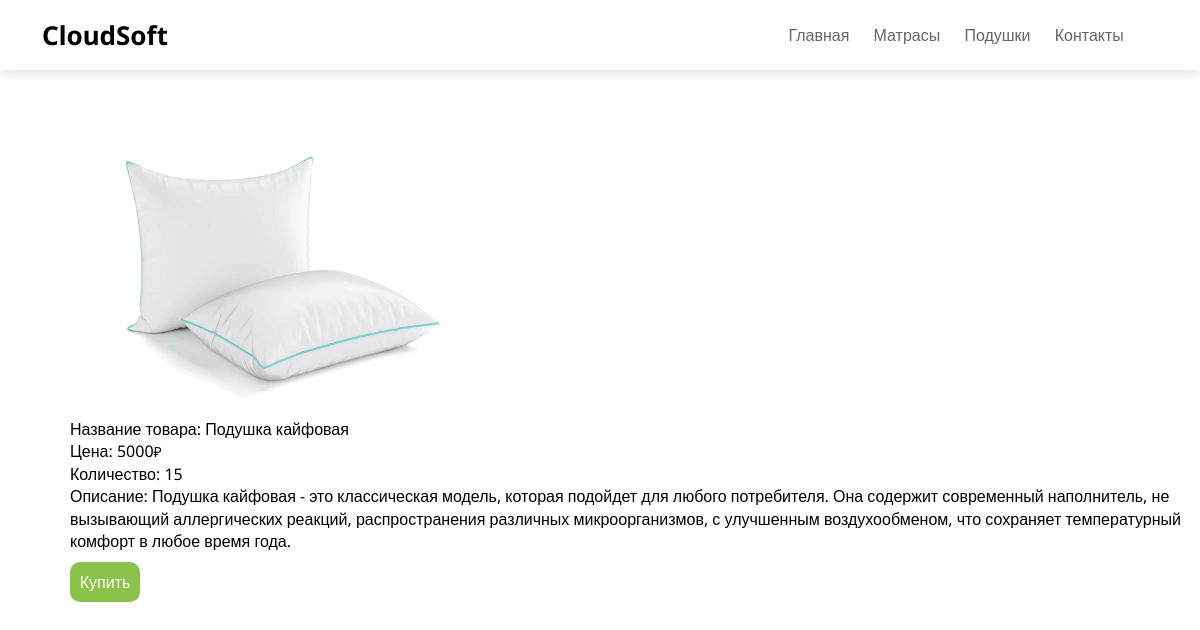
Screenshot of /product/2/ with the database file from the repository.
### products/models.py (models this page shows)
class Product(models.Model):
    CATEGORY_CHOICES = [
        ('ПОДУШКА', 'Подушки'),
        ('МАТРАС', 'Матрасы'),
    ]
    name = models.CharField(max_length=255)
    price = models.IntegerField()
    amount = models.IntegerField()
    category = models.CharField(max_length=255, choices=CATEGORY_CHOICES, default='')
    description = models.TextField(max_length=1000, default='')
    photo = models.ImageField(max_length=255, null=False, blank=True)

### products/views.py (the view)
# urls.py: path('product/<prod_id>/', product),
def product(request, prod_id):
    prod = Product.objects.get(id=prod_id)
    context = {
        'product': prod
    }
    return render(request, 'product.html', context)

### templates/product.html (shortened to what this page needs)
<!DOCTYPE html>
<html lang="ru">
<head>
    {% load static %}
    <link rel="stylesheet" href="{% static 'libs/bootstrap-reboot.min.css' %}">
    <link rel="stylesheet" href="{% static 'libs/bootstrap-grid.min.css' %}">
    <link rel="stylesheet" href="{% static 'css/index.css' %}">
    <link rel="stylesheet" href="{% static 'css/product.css' %}">
</head>
<body>
<nav class="navbar">
    <div class="container">
        <a href="http://127.0.0.1:8000" class="navbar-brand">CloudSoft</a>
        <div class="navbar-wrap">
            <ul class="navbar-menu">
                <li><a href="http://127.0.0.1:8000">Главная</a></li>
                <li><a href="http://127.0.0.1:8000/mattresses">Матрасы</a></li>
                <li><a href="http://127.0.0.1:8000/pillows">Подушки</a></li>
                <li><a href="http://127.0.0.1:8000/contacts">Контакты</a></li>
                <li><a href="http://127.0.0.1:8000/cart"></a></li>
            </ul>
        </div>
    </div>
</nav>
<main class="main mt-5">
    <div class="image">
        <img src="{% static 'img/' %}{{product.photo}}" alt="">
    </div>
    <div class="name">
        Название товара: {{ product.name }}
    </div>
    <div class="price">
        Цена: {{ product.price }}<small>₽</small>
    </div>
    <div class="amount">
        Количество: {{ product.amount }}
    </div>
    <div class="description">
        Описание: {{ product.description }}
    </div>
    <button class="btn-buy">Купить</button>
</main>
</body>
</html>

### static/css/index.css (style rules this page uses)
body { position: relative; font-family: 'Noto Sans', sans-serif; font-size: 16px; line-height: 1.4; color: #000; min-width: 320px; overflow-x: hidden; height: 100vh; }
.navbar { width: 100%; height: 70px; box-shadow: 0 4px 10px rgba(0,0,0, .1); }
.navbar .container { height: inherit; display: flex; justify-content: space-between; align-items: center; }
.navbar-menu { list-style-type: none; padding-left: 0; margin-bottom: 0; }
.navbar-menu li { display: inline-block; }
.navbar-menu li a { display: inline-block; color: #000; opacity: 0.6; text-decoration: none; padding: 10px; transition: all .07s ease-in-out; }
.navbar-wrap { display: flex; flex-flow: row nowrap; }
.navbar-brand { font-weight: 700; font-size: 26px; text-decoration: none; color: #000; transition: all .07s ease-in-out; }

### static/css/product.css (style rules this page uses)
main { margin-left: 70px; }
img { height: 300px; width: 400px; }
.btn-buy { margin-top: 10px; border: none; width: 70px; height: 40px; display: flex; align-items: center; justify-content: center; background-color: #8bc34a; color: #fff; border-radius: 10px; }

### rows the page displays
Product: photo (picture), name "Подушка кайфовая", price "5000", amount "15", description "Подушка кайфовая - это классическая модель, которая подойдет для любого потребителя. Она содержит современный наполнитель, не вызывающий аллергических реакций, распространения различных микроорганизмов, с улучшенным воздухообменом, что сохраняет температурный комфорт в любое время года."
